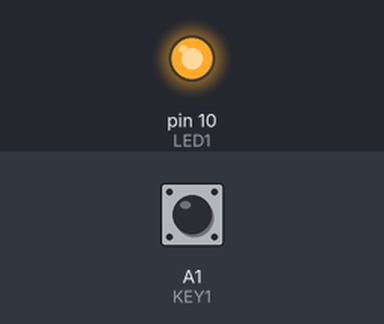
Simulated run of this sketch. Board: Arduino Uno, built with avr-gcc and run on an emulated ATmega328P. Parts: output pins drawn as LEDs (lit = HIGH). Dashed ring = blinking. The test bench sets the inputs (shaded band); at power-on: A1 (KEY1) HIGH.

Above: at 1.2 s.
1.3 s: A1 (KEY1) pulled LOW for 1 s
At 3.0 s:
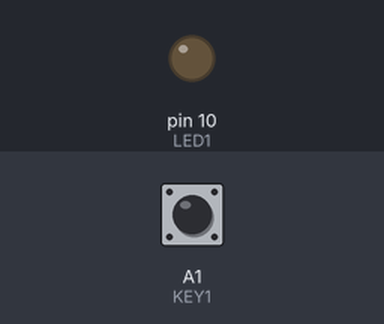
3.8 s: A1 (KEY1) pulled LOW for 0.15 s
At 4.2 s:
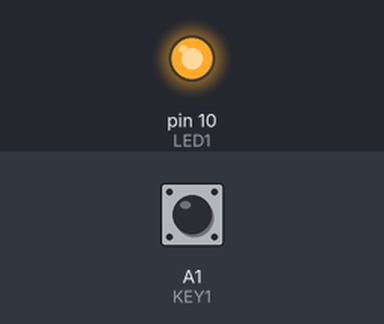
5.4 s: A1 (KEY1) pulled LOW for 3.2 s
At 5.69 s:
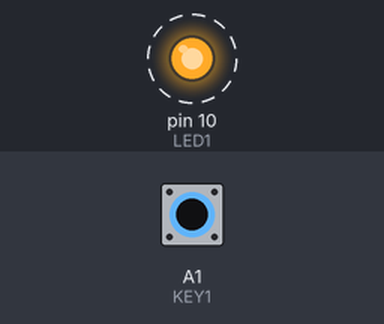
Timing chart, 0 to 9.9 s (numbered marks = the images above; inputs shaded):
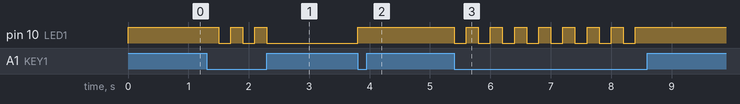

Measured:
- after the input at 1.3 s, pin 10 (LED1): alternates HIGH for 0.20 s and LOW for 0.20 s, 5 changes in all, then stays LOW, starting after 0.20 s
- after the input at 3.8 s, pin 10 (LED1): LOW → HIGH at once
- after the input at 5.4 s, pin 10 (LED1): alternates HIGH for 0.20 s and LOW for 0.20 s, 16 changes in all, then stays HIGH, starting at once

The sketch:

Aula2.ino
```cpp
#define LED1       10
#define LED2       11
#define LED3       12
#define LED4       13
#define BUZZ        3
#define KEY1       A1
#define KEY2       A2
#define KEY3       A3
#define POT        A0

int ledOn = 0;

unsigned long previousMillis = 0;
unsigned long interval = 200; // 200 ms

void setup() {
 pinMode(LED1, OUTPUT);
 pinMode (KEY1, INPUT_PULLUP);
 digitalWrite(LED1, HIGH);
}

void loop() {
  unsigned long currentMillis = millis();
  // if time enough has elapsed, check if the pushbutton is pressed.
  // if it is, the buttonState is LOW:
  if (currentMillis - previousMillis >= interval) {
    if (digitalRead(KEY1) == LOW) {
      previousMillis = currentMillis; // save the last time you read LOW
      ledOn = !ledOn;
      digitalWrite(LED1, ledOn);
    }
  }
}
```
